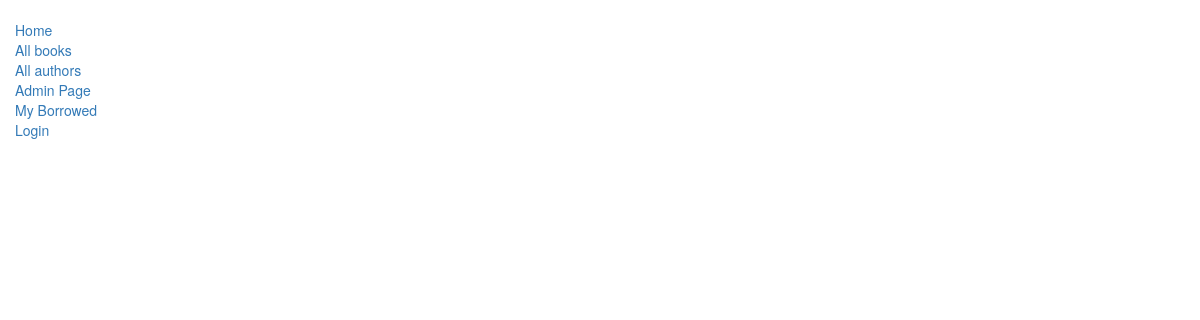
The app's page /catalog/authors/, older data.
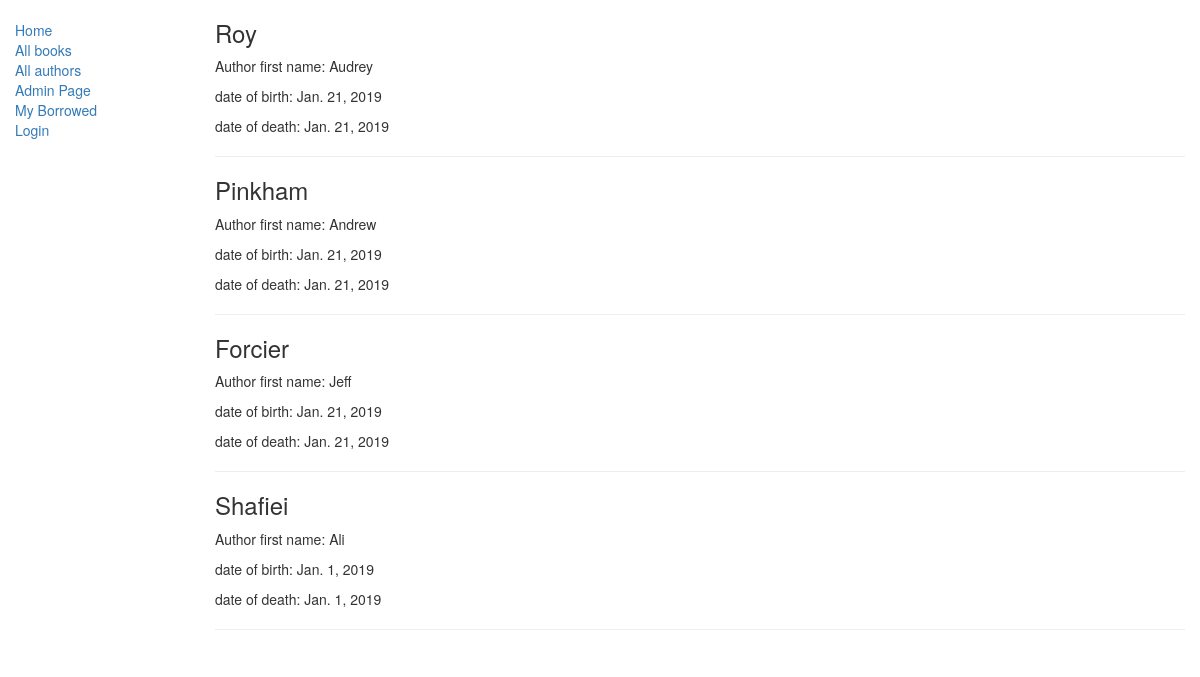
The same page, newer data.
### catalog/models.py (models this page shows, shortened)
class Author(models.Model):
    first_name = models.CharField(max_length=100)
    last_name = models.CharField(max_length=100)
    date_of_birth = models.DateField(null=True, blank=True)
    date_of_death = models.DateField('Died', null=True, blank=True)

### catalog/views.py (the view)
class AuthorListView(generic.ListView):
    template_name = 'catalog/author_list.html'
    model = models.Author

### catalog/templates/catalog/author_list.html
{% extends "catalog/base_generic.html" %}
{% block content %}
{% for author in author_list %}
<h3>{{ author.last_name }}</h3>
<p>Author first name: {{ author.first_name  }}</p>
<p>date of birth: {{ author.date_of_birth  }}</p>
<p>date of death: {{ author.date_of_death  }}</p>
<hr>
{% endfor %}
{% endblock %}

### catalog/templates/catalog/base_generic.html (shortened to what this page needs)
<!DOCTYPE html>
<html lang="en">
  <head>
    <link rel="stylesheet" href="https://maxcdn.bootstrapcdn.com/bootstrap/3.3.7/css/bootstrap.min.css">
    {% load static %}
    <link rel="stylesheet" href="{% static 'catalog/styles.css' %}">
  </head>
  <body>
    <div class="container-fluid">
      <div class="row">
        <div class="col-sm-2">
          {% block sidebar %}
          <ul class="sidebar-nav">
            <li><a href="{% url 'catalog:index' %}">Home</a></li>
            <li><a href="{% url 'catalog:books' %}">All books</a></li>
            <li><a href="{% url 'catalog:authors' %}">All authors</a></li>
            <li><a href="/admin/">Admin Page</a></li>
            <li><a href="{% url 'catalog:my-borrowed' %}">My Borrowed</a></li>
            {% if user.is_authenticated %}
            <li>User: {{ user.get_username }}</li>
            <li><a href="{% url 'logout' %}?next={{ request.path }}">Logout</a></li>
            {% else %}
            <li><a href="{% url 'login' %}?next={{ request.path }}">Login</a></li>
            {% endif %}
          </ul>
          {% endblock %}
        </div>
        <div class="col-sm-10">
          {% block content %} {% endblock %}
        </div>
      </div>
    </div>
  </body>
</html>

### catalog/static/catalog/styles.css (style rules this page uses)
.sidebar-nav { margin-top:20px; padding:0; list-style:none; }

Row changes from the older to the newer data that the page shows:
added Author: last_name "Roy", first_name "Audrey", date_of_birth "Jan. 21, 2019", date_of_death "Jan. 21, 2019"
added Author: last_name "Pinkham", first_name "Andrew", date_of_birth "Jan. 21, 2019", date_of_death "Jan. 21, 2019"
added Author: last_name "Forcier", first_name "Jeff", date_of_birth "Jan. 21, 2019", date_of_death "Jan. 21, 2019"
added Author: last_name "Shafiei", first_name "Ali", date_of_birth "Jan. 1, 2019", date_of_death "Jan. 1, 2019"
